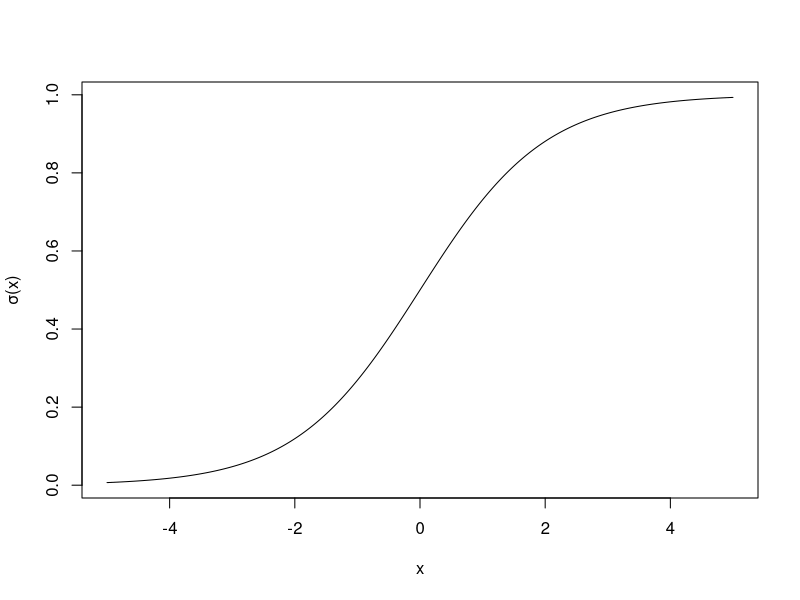
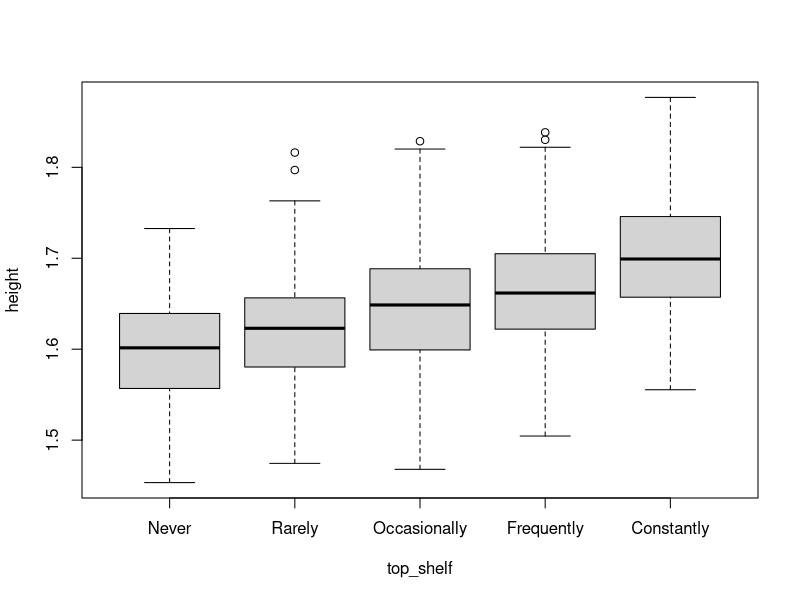
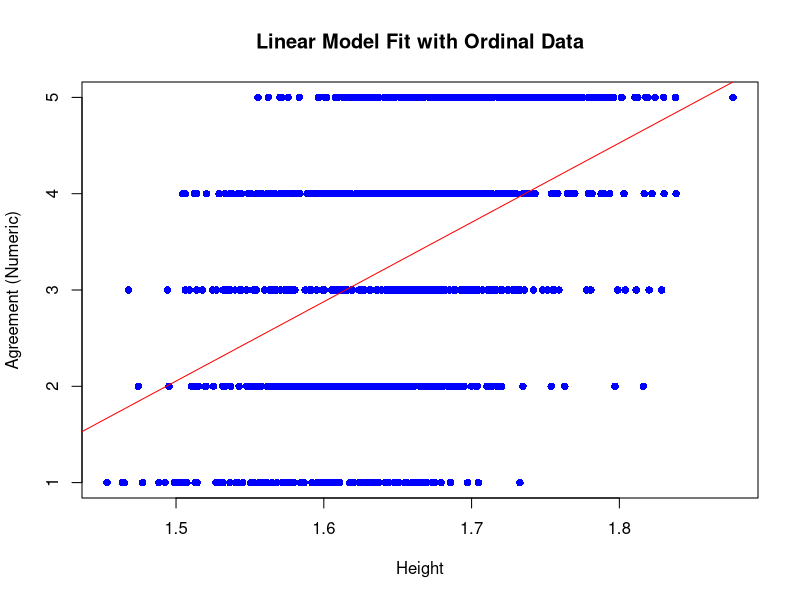
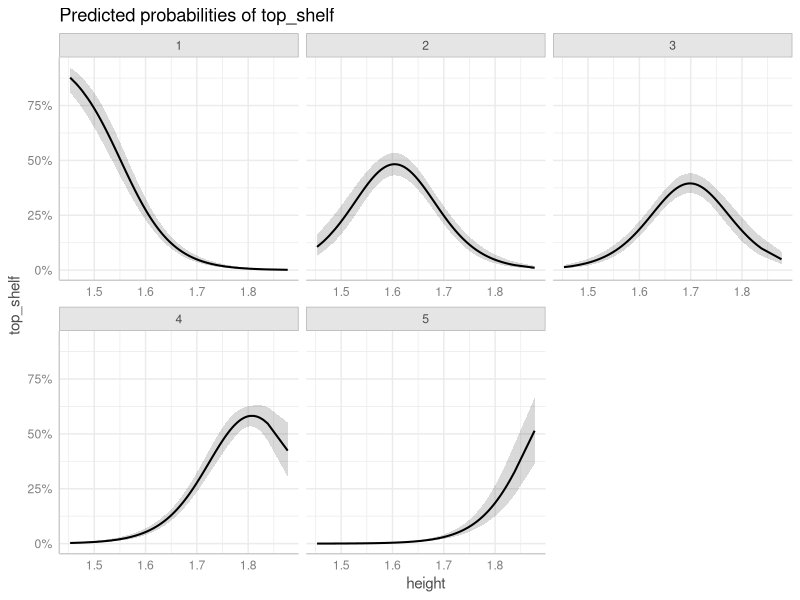
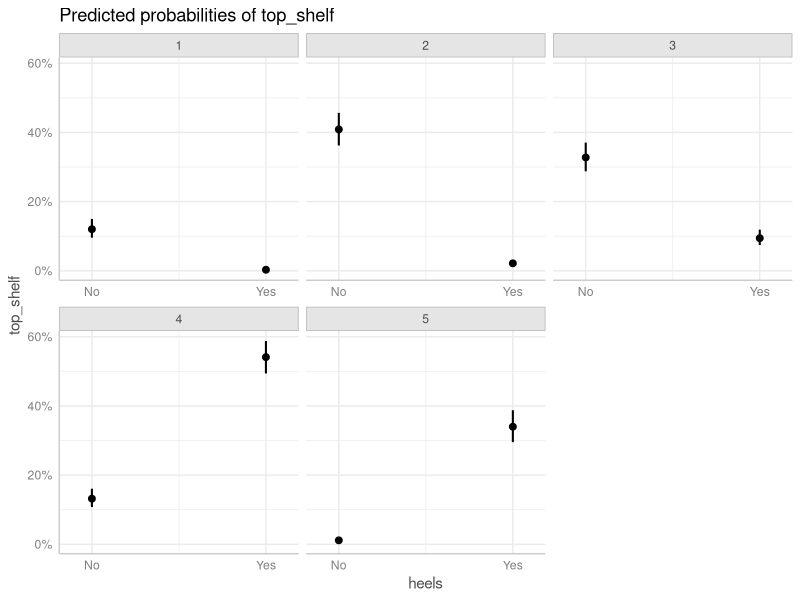
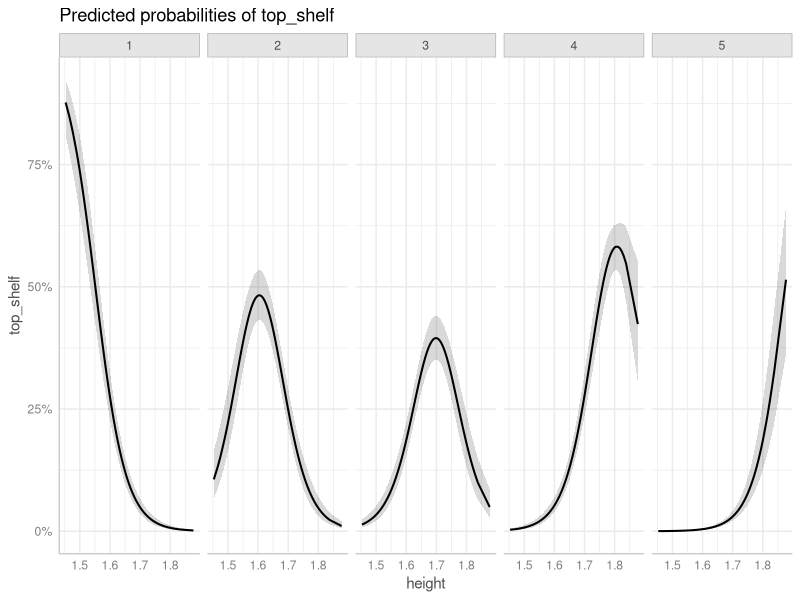
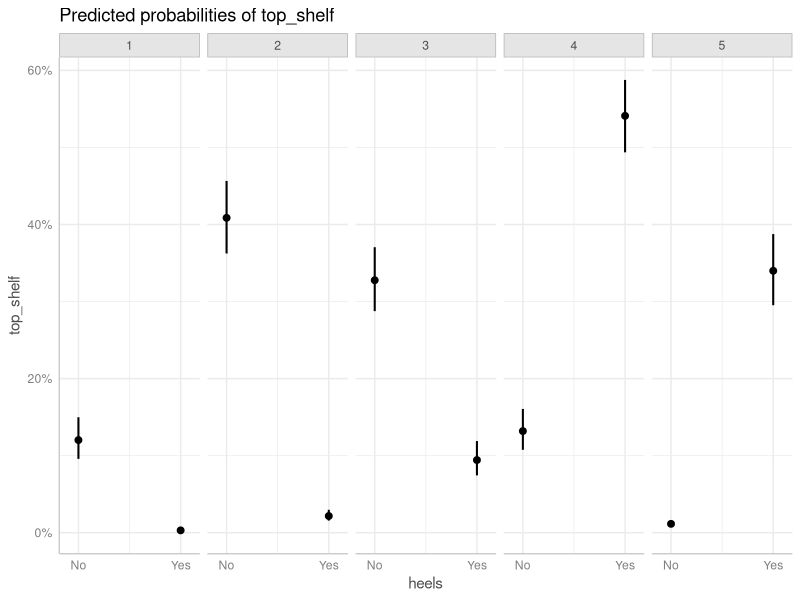
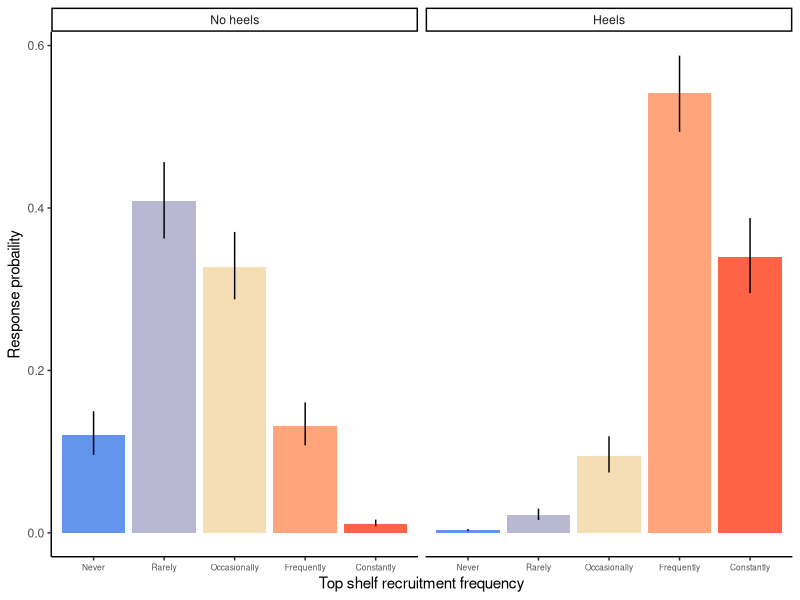

The R script that drew these images, in order: (Note: this script raises an error after producing the figures.)
## ---- chunk 1
x <- seq(-5, 5, l = 1000)
plot(plogis(x) ~ x, ylab = 'σ(x)', type = 'l')
## ---- chunk 2
set.seed(123) # So that we all have the same random data
ndata <- 1000
cont <- 1.65 + rnorm(ndata, sd = 0.07)
categ_effs <- c('A' = 0.5, 'B' = 0.6)
categ <- sample(names(categ_effs), ndata, replace = T)
latent_var <- 0.5*cont + categ_effs[categ] + rnorm(100, sd = 0.05)
data <- data.frame(
  height = cont,
  heels = factor(categ,
                     levels = c('A', 'B'),
                     labels = c('No', 'Yes')),
  top_shelf = cut(latent_var,
                  breaks = c(-Inf, quantile(latent_var,
                                            probs = c(0.1, 0.3, 0.5, 0.8)),
                             Inf),
                  labels = c('Never',
                             'Rarely',
                             'Occasionally',
                             'Frequently',
                             'Constantly'))
)
head(data)
## ---- chunk 3
boxplot(height ~ top_shelf, data = data)
## ---- chunk 4
# Convert agreement to numeric for plotting
data$top_shelf_num <- as.numeric(data$top_shelf)

# Fit linear model
mod.lin <- lm(top_shelf_num ~ height, data = data)

# Plot regression line on raw ordinal data
plot(top_shelf_num ~ height, data = data,
     xlab = "Height", ylab = "Agreement (Numeric)",
     main = "Linear Model Fit with Ordinal Data",
     pch = 16, col = "blue")
# Add linear regression line
abline(mod.lin, col = "red")
## ---- chunk 5
library(ordinal)
mod <- clm(top_shelf ~ height * heels, data = data)
summary(mod)
## ---- chunk 6
nominal_test(mod)
## ---- chunk 7
mod.ppo <- clm(top_shelf ~ heels + height:heels, nominal = ~ height, data = data)
summary(mod.ppo)
## ---- chunk 8
anova(mod.ppo, mod)
## ---- chunk 9
library(ggplot2)
library(ggeffects)
## ---- chunk 10
preds_con <- ggpredict(mod, terms = c("height [all]"))
plot(preds_con)
## ---- chunk 11
# Generate predicted probabilities
preds_cat <- ggpredict(mod, terms = c("heels"))
plot(preds_cat)
## ---- chunk 12
plot(preds_con) + facet_wrap(~response.level, nrow = 1)
plot(preds_cat) + facet_wrap(~response.level, nrow = 1)
## ---- chunk 13
preds <- ggpredict(mod, terms = c("heels"))
df <- as.data.frame(preds,
                    terms_to_colnames = T) # This is important to include! Otherwise the column names won't correspond to your variable names
head(df)
## ---- chunk 14
ggplot(df, aes(y = predicted, x = top_shelf, fill = top_shelf)) +
  geom_col(position = position_dodge(), show.legend = F) +
  geom_errorbar(aes(ymin = conf.low, ymax = conf.high),
                width = 0) +
  facet_wrap(~heels, nrow = 1,
             labeller = as_labeller(c('No' = 'No heels',
                                      'Yes' = 'Heels'))) +
  scale_fill_gradientn(colours = c('cornflowerblue', 'wheat', 'tomato')) +
  labs(y = 'Response probaility', x = 'Top shelf recruitment frequency') +
  scale_x_discrete(limits = levels(data$top_shelf)) +
  theme_classic() +
  theme(axis.text.x = element_text(size = 6))
## ---- chunk 15
preds <- ggpredict(mod, terms = c("height [all]"))
df <- as.data.frame(preds,
                    terms_to_colnames = T) # This is important to include!
ggplot(df, aes(x = height, y = predicted, group = top_shelf)) +
  geom_ribbon(aes(ymin = conf.low, ymax = conf.high, fill = top_shelf),
              alpha = 0.5) +
  geom_line() +
  # scale_fill_gradientn(colours = c('cornflowerblue', 'wheat', 'tomato')) +
  scale_fill_manual()
  labs(x = 'Height (m)',
       y = 'Response probability',
       fill = sprintf('Top\nshelf\nrecruit.\nfreq.')) +
  theme_classic()
## ---- chunk 16
set.seed(123)
n_obs_per <- 2
n_ptpts <- 100
ptpt_dfs <- list()
for (ptpt_n in seq_len(n_ptpts)) {
  ptpt_intercept <- rnorm(n_obs_per, sd = 0.07)
  cont <- 1.65 + ptpt_intercept + sort(rnorm(n_obs_per, sd = 0.6))
  ptpt_dfs[[ptpt_n]] <- data.frame(
    ptpt = ptpt_n,
    height = cont,
    latent_var = cont + rnorm(n_obs_per, sd = 0.05)
  ) 
} 
data <- do.call(rbind, ptpt_dfs)
data$top_shelf = cut(data$latent_var,
                     breaks = c(-Inf, quantile(data$latent_var,
                                               probs = c(0.1, 0.2, 0.4, 0.8)),
                                Inf),
                     labels = c('Strongly disagree',
                                'Disagree',
                                'Neutral',
                                'Agree',
                                'Strongly agree'))
head(data)
## ---- chunk 17
mod.me <- clmm(top_shelf ~ height + (1|ptpt), data = data)
summary(mod.me)
